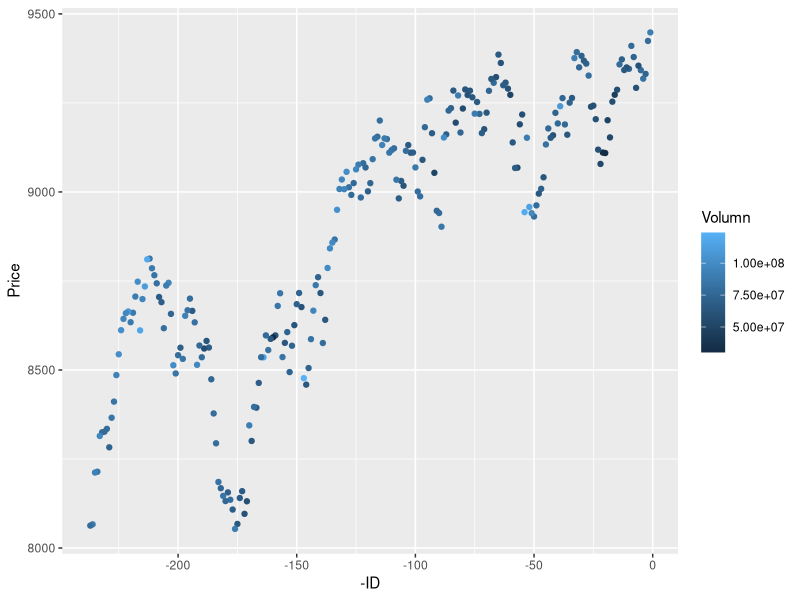

This figure's R source:
# ------------------------- initail settings
setwd("C:\\Users\\ohyee\\Documents\\GitHub\\Python\\crawler\\twse")
getwd()
twse <- read.csv("prices.csv")
colnames(twse) <- c("ID", "Date", "Price", "Change", "Volumn")
head(twse)
tail(twse)
str(twse)
summary(twse)
library(ggplot2)

p <- ggplot(data=twse, aes(x=-ID, y=Price))
p + geom_point(aes(color=Volumn))

